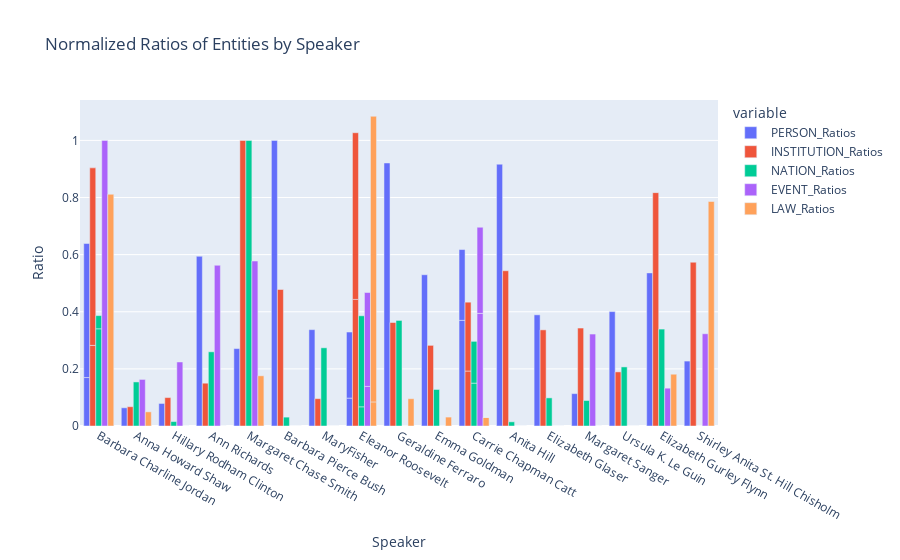

Here is the notebook cell this chart was saved with:
### Code cell
fig = px.bar(ner_counts_df, x='Speaker', y=['PERSON_Ratios', 'INSTITUTION_Ratios', 'NATION_Ratios', 'EVENT_Ratios', 'LAW_Ratios'],
                labels={'Speaker': 'Speaker', 'value': 'Ratio'}, title='Normalized Ratios of Entities by Speaker', barmode='group')
fig.show()

### Figure 1 — Plotly figure (JSON) as saved in the notebook; plotly's stock layout.template omitted (floating-point values rounded to 4 significant figures)
{"data": [{"alignmentgroup": "True", "hovertemplate": "variable=PERSON_Ratios<br>Speaker=%{x}<br>Ratio=%{y}<extra></extra>", "legendgroup": "PERSON_Ratios", "marker": {"color": "#636efa", "pattern": {"shape": ""}}, "name": "PERSON_Ratios", "offsetgroup": "PERSON_Ratios", "orientation": "v", "showlegend": true, "textposition": "auto", "type": "bar", "x": ["Barbara Charline Jordan", "Barbara Charline Jordan", "Anna Howard Shaw", "Hillary Rodham Clinton", "Ann Richards", "Margaret Chase Smith", "Barbara Pierce Bush", "MaryFisher", "Eleanor Roosevelt", "Geraldine Ferraro", "Emma Goldman", "Carrie Chapman Catt", "Anita Hill", "Carrie Chapman Catt", "Elizabeth Glaser", "Margaret Sanger", "Ursula K. Le Guin", "Elizabeth Gurley Flynn", "Shirley Anita St. Hill Chisholm", "Eleanor Roosevelt"], "xaxis": "x", "y": [0.1696, 0.4693, 0.06376, 0.07891, 0.5942, 0.2711, 1, 0.3374, 0.09764, 0.921, 0.5296, 0.37, 0.9166, 0.2478, 0.3893, 0.1133, 0.4006, 0.5361, 0.2274, 0.2314], "yaxis": "y"}, {"alignmentgroup": "True", "hovertemplate": "variable=INSTITUTION_Ratios<br>Speaker=%{x}<br>Ratio=%{y}<extra></extra>", "legendgroup": "INSTITUTION_Ratios", "marker": {"color": "#EF553B", "pattern": {"shape": ""}}, "name": "INSTITUTION_Ratios", "offsetgroup": "INSTITUTION_Ratios", "orientation": "v", "showlegend": true, "textposition": "auto", "type": "bar", "x": ["Barbara Charline Jordan", "Barbara Charline Jordan", "Anna Howard Shaw", "Hillary Rodham Clinton", "Ann Richards", "Margaret Chase Smith", "Barbara Pierce Bush", "MaryFisher", "Eleanor Roosevelt", "Geraldine Ferraro", "Emma Goldman", "Carrie Chapman Catt", "Anita Hill", "Carrie Chapman Catt", "Elizabeth Glaser", "Margaret Sanger", "Ursula K. Le Guin", "Elizabeth Gurley Flynn", "Shirley Anita St. Hill Chisholm", "Eleanor Roosevelt"], "xaxis": "x", "y": [0.2824, 0.6215, 0.06754, 0.09952, 0.1499, 1, 0.4779, 0.09573, 0.4433, 0.3624, 0.2823, 0.1925, 0.5436, 0.2411, 0.3366, 0.343, 0.1895, 0.8171, 0.5735, 0.5836], "yaxis": "y"}, {"alignmentgroup": "True", "hovertemplate": "variable=NATION_Ratios<br>Speaker=%{x}<br>Ratio=%{y}<extra></extra>", "legendgroup": "NATION_Ratios", "marker": {"color": "#00cc96", "pattern": {"shape": ""}}, "name": "NATION_Ratios", "offsetgroup": "NATION_Ratios", "orientation": "v", "showlegend": true, "textposition": "auto", "type": "bar", "x": ["Barbara Charline Jordan", "Barbara Charline Jordan", "Anna Howard Shaw", "Hillary Rodham Clinton", "Ann Richards", "Margaret Chase Smith", "Barbara Pierce Bush", "MaryFisher", "Eleanor Roosevelt", "Geraldine Ferraro", "Emma Goldman", "Carrie Chapman Catt", "Anita Hill", "Carrie Chapman Catt", "Elizabeth Glaser", "Margaret Sanger", "Ursula K. Le Guin", "Elizabeth Gurley Flynn", "Shirley Anita St. Hill Chisholm", "Eleanor Roosevelt"], "xaxis": "x", "y": [0.3404, 0.04617, 0.1543, 0.01552, 0.2598, 1, 0.03106, 0.2738, 0.06723, 0.3696, 0.1279, 0.1501, 0.01462, 0.1463, 0.09847, 0.08918, 0.2069, 0.3393, 0, 0.3187], "yaxis": "y"}, {"alignmentgroup": "True", "hovertemplate": "variable=EVENT_Ratios<br>Speaker=%{x}<br>Ratio=%{y}<extra></extra>", "legendgroup": "EVENT_Ratios", "marker": {"color": "#ab63fa", "pattern": {"shape": ""}}, "name": "EVENT_Ratios", "offsetgroup": "EVENT_Ratios", "orientation": "v", "showlegend": true, "textposition": "auto", "type": "bar", "x": ["Barbara Charline Jordan", "Barbara Charline Jordan", "Anna Howard Shaw", "Hillary Rodham Clinton", "Ann Richards", "Margaret Chase Smith", "Barbara Pierce Bush", "MaryFisher", "Eleanor Roosevelt", "Geraldine Ferraro", "Emma Goldman", "Carrie Chapman Catt", "Anita Hill", "Carrie Chapman Catt", "Elizabeth Glaser", "Margaret Sanger", "Ursula K. Le Guin", "Elizabeth Gurley Flynn", "Shirley Anita St. Hill Chisholm", "Eleanor Roosevelt"], "xaxis": "x", "y": [0, 1, 0.163, 0.2242, 0.5627, 0.5776, 0, 0, 0.1387, 0, 0, 0.3942, 0, 0.3017, 0, 0.322, 0, 0.1324, 0.323, 0.3287], "yaxis": "y"}, {"alignmentgroup": "True", "hovertemplate": "variable=LAW_Ratios<br>Speaker=%{x}<br>Ratio=%{y}<extra></extra>", "legendgroup": "LAW_Ratios", "marker": {"color": "#FFA15A", "pattern": {"shape": ""}}, "name": "LAW_Ratios", "offsetgroup": "LAW_Ratios", "orientation": "v", "showlegend": true, "textposition": "auto", "type": "bar", "x": ["Barbara Charline Jordan", "Barbara Charline Jordan", "Anna Howard Shaw", "Hillary Rodham Clinton", "Ann Richards", "Margaret Chase Smith", "Barbara Pierce Bush", "MaryFisher", "Eleanor Roosevelt", "Geraldine Ferraro", "Emma Goldman", "Carrie Chapman Catt", "Anita Hill", "Carrie Chapman Catt", "Elizabeth Glaser", "Margaret Sanger", "Ursula K. Le Guin", "Elizabeth Gurley Flynn", "Shirley Anita St. Hill Chisholm", "Eleanor Roosevelt"], "xaxis": "x", "y": [0, 0.8113, 0.0496, 0, 0, 0.1757, 0, 0, 0.08439, 0.09552, 0.03121, 0.02998, 0, 0, 0, 0, 0, 0.1813, 0.7861, 1], "yaxis": "y"}], "layout": {"autosize": true, "barmode": "group", "legend": {"title": {"text": "variable"}, "tracegroupgap": 0}, "title": {"text": "Normalized Ratios of Entities by Speaker"}, "xaxis": {"anchor": "y", "autorange": true, "domain": [0, 1], "range": [-0.5, 16.5], "title": {"text": "Speaker"}, "type": "category"}, "yaxis": {"anchor": "x", "autorange": true, "domain": [0, 1], "range": [0, 1.141], "title": {"text": "Ratio"}, "type": "linear"}}}
